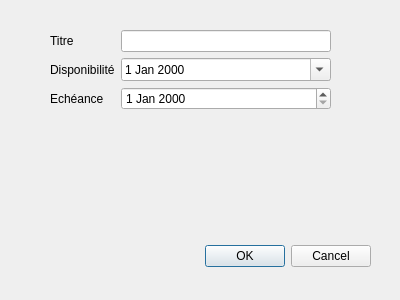
<?xml version="1.0" encoding="UTF-8"?>
<ui version="4.0">
 <class>DialogProjet</class>
 <widget class="QDialog" name="DialogProjet">
  <property name="geometry">
   <rect>
    <x>0</x>
    <y>0</y>
    <width>400</width>
    <height>300</height>
   </rect>
  </property>
  <property name="windowTitle">
   <string>Dialog</string>
  </property>
  <widget class="QDialogButtonBox" name="buttonBox">
   <property name="geometry">
    <rect>
     <x>30</x>
     <y>240</y>
     <width>341</width>
     <height>32</height>
    </rect>
   </property>
   <property name="orientation">
    <enum>Qt::Horizontal</enum>
   </property>
   <property name="standardButtons">
    <set>QDialogButtonBox::Cancel|QDialogButtonBox::Ok</set>
   </property>
  </widget>
  <widget class="QWidget" name="formLayoutWidget">
   <property name="geometry">
    <rect>
     <x>50</x>
     <y>30</y>
     <width>281</width>
     <height>181</height>
    </rect>
   </property>
   <layout class="QFormLayout" name="formLayout">
    <item row="0" column="0">
     <widget class="QLabel" name="label">
      <property name="text">
       <string>Titre</string>
      </property>
     </widget>
    </item>
    <item row="1" column="0">
     <widget class="QLabel" name="label_2">
      <property name="text">
       <string>Disponibilité</string>
      </property>
     </widget>
    </item>
    <item row="2" column="0">
     <widget class="QLabel" name="label_3">
      <property name="text">
       <string>Echéance</string>
      </property>
     </widget>
    </item>
    <item row="0" column="1">
     <widget class="QLineEdit" name="lineEdit"/>
    </item>
    <item row="1" column="1">
     <widget class="QDateEdit" name="dateEdit">
      <property name="calendarPopup">
       <bool>true</bool>
      </property>
     </widget>
    </item>
    <item row="2" column="1">
     <widget class="QDateEdit" name="dateEdit_2"/>
    </item>
   </layout>
  </widget>
 </widget>
 <resources/>
 <connections>
  <connection>
   <sender>buttonBox</sender>
   <signal>accepted()</signal>
   <receiver>DialogProjet</receiver>
   <slot>accept()</slot>
   <hints>
    <hint type="sourcelabel">
     <x>248</x>
     <y>254</y>
    </hint>
    <hint type="destinationlabel">
     <x>157</x>
     <y>274</y>
    </hint>
   </hints>
  </connection>
  <connection>
   <sender>buttonBox</sender>
   <signal>rejected()</signal>
   <receiver>DialogProjet</receiver>
   <slot>reject()</slot>
   <hints>
    <hint type="sourcelabel">
     <x>316</x>
     <y>260</y>
    </hint>
    <hint type="destinationlabel">
     <x>286</x>
     <y>274</y>
    </hint>
   </hints>
  </connection>
 </connections>
</ui>
